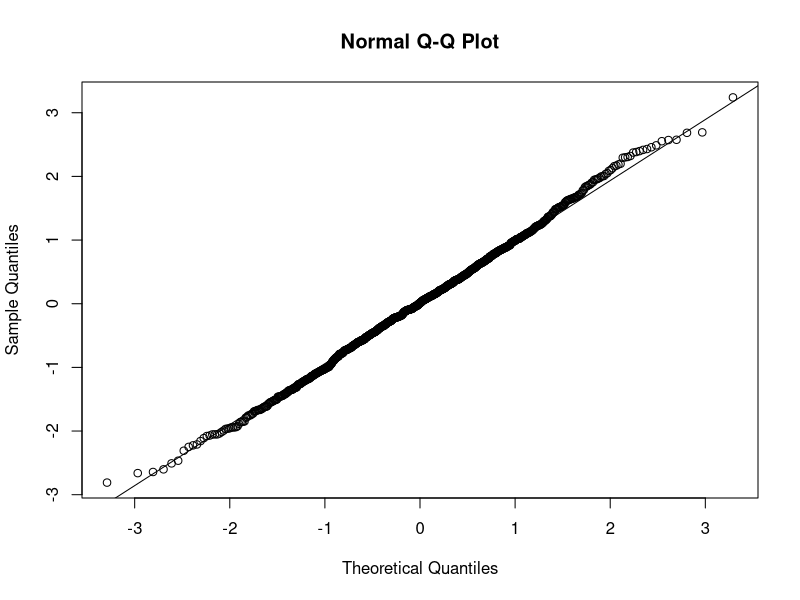
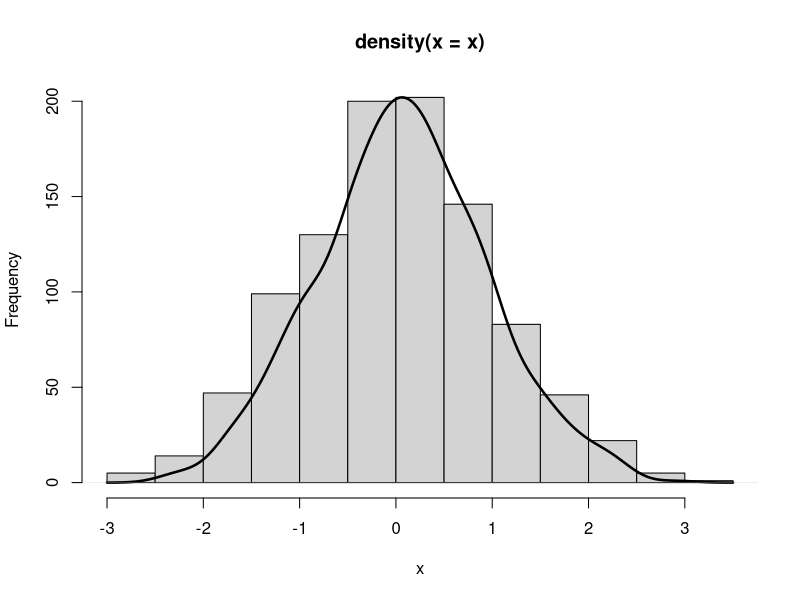
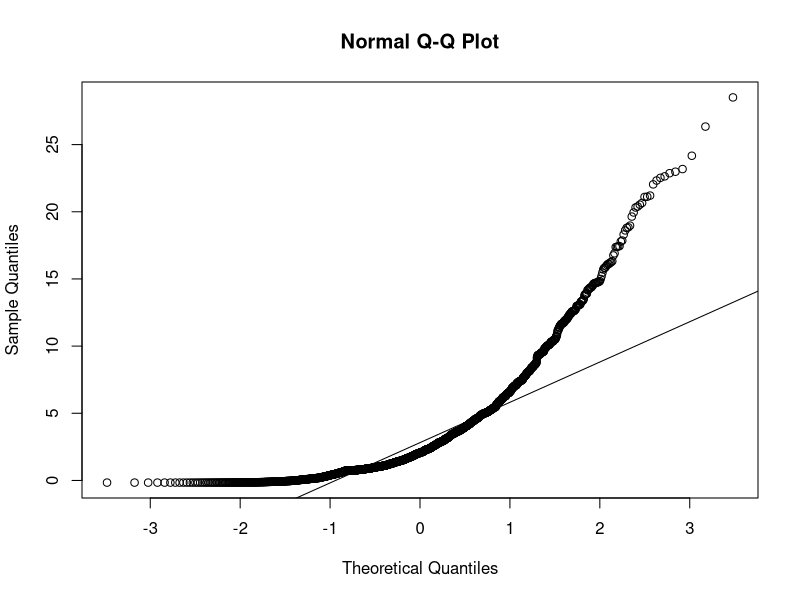
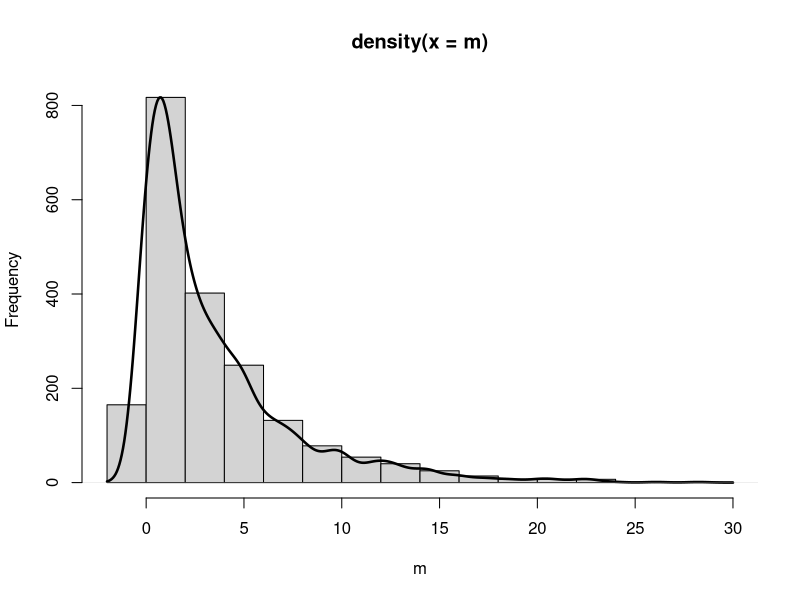

The R source for these figures, in order:
## ---- chunk 1
set.seed(123)
## ---- chunk 2
x = rnorm(1000)
## ---- chunk 3
qqnorm(x)
qqline(x)
## ---- chunk 4
shapiro.test(x)
## ---- chunk 5

## ---- chunk 6
hist(x, main="")
par(new=T)
plot(density(x), ylab="", xlab="", axes=F, lwd=2.5)
## ---- chunk 7

## ---- chunk 8
#install.packages("semTools")
library(semTools)
m = mvrnonnorm(1000, c(5, 2), matrix(c(10, 2, 2, 5),2, 2),
               skewness = c(5, 2), kurtosis = c(3, 3))

qqnorm(m)
qqline(m)
## ---- chunk 9
shapiro.test(m)
## ---- chunk 10
hist(m, main="")
par(new=T)
plot(density(m), ylab="", xlab="", axes=F, lwd=2.5)
